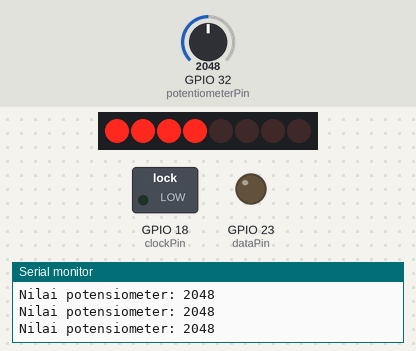
A sketch run on a simulated ESP32. Shown: 8 shift-register outputs drawn as a row of LEDs (first output left, lit = HIGH), switched loads named in the sketch (green lamp = pin HIGH), output pins drawn as LEDs (lit = HIGH), the last lines printed to the serial monitor. Wiring (inferred from the names in the program): shift register (74HC595): latch GPIO 5. Wiring (inferred from the signals the program sends): row of LEDs: on Q0, Q1, Q2, Q3, Q4, Q5, Q6, Q7. The test bench sets the inputs (shaded band); at power-on: GPIO 32 (potentiometerPin) = 2048 (analog values on the 0–4095 scale). Pins used as bus, display or sensor lines are not drawn.

Above: at 1.2 s.
1.3 s: GPIO 32 (potentiometerPin) set to 2866
At 1.6 s:
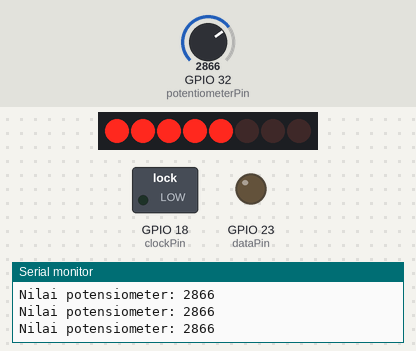
2.8 s: GPIO 32 (potentiometerPin) set to 3603
At 4.0 s:
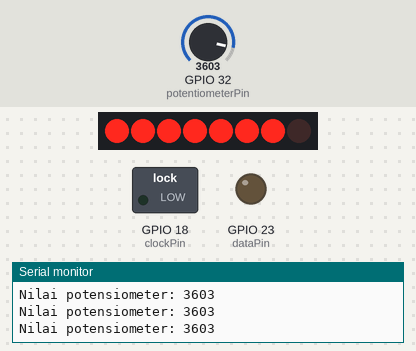
4.3 s: GPIO 32 (potentiometerPin) set to 4095
At 5.4 s:
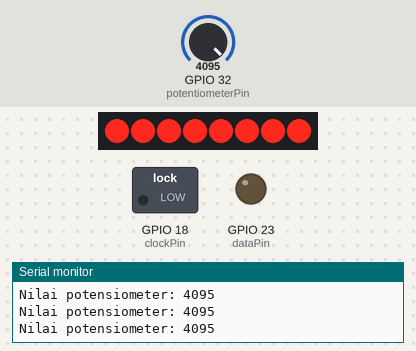
5.8 s: GPIO 32 (potentiometerPin) set to 2047
At 6.7 s:
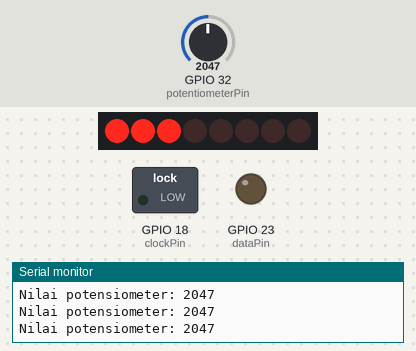
7.3 s: GPIO 32 (potentiometerPin) set to 1228
At 8.0 s:
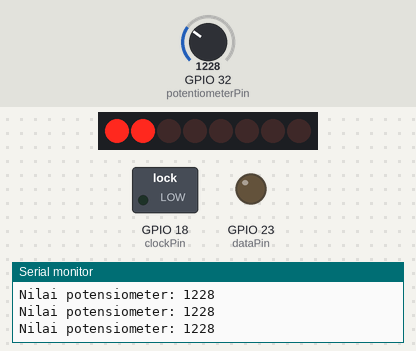
8.8 s: GPIO 32 (potentiometerPin) set to 491
At 9.3 s:
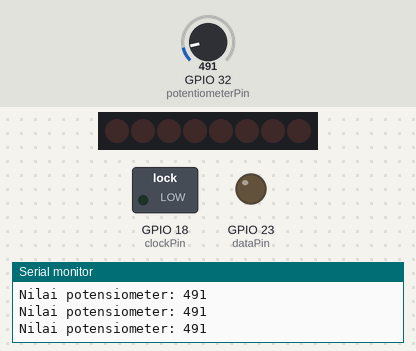
Timing chart, 0 to 11.3 s (numbered marks = the images above; inputs shaded):
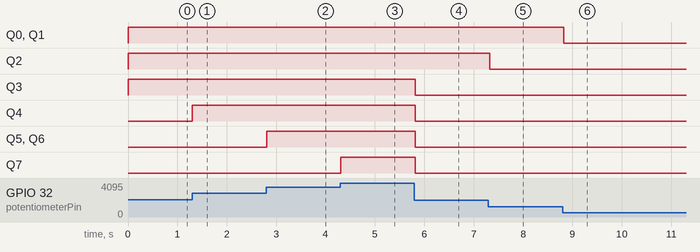

The sketch:

esp32_potensiometer_ic_tampilkan_serial.ino
```cpp
#include <SPI.h>

// Definisikan pin untuk koneksi dengan 74HC595
const int latchPin = 5;   // Pin RCLK (ST_CP)
const int clockPin = 18;  // Pin SRCLK (SH_CP)
const int dataPin = 23;   // Pin SER (DS)

// Definisikan pin untuk koneksi dengan potensiometer
const int potentiometerPin = 32;  // Pin ADC untuk membaca potensiometer

void setup() {
    // Inisialisasi Serial Monitor
  Serial.begin(9600);
  // Inisialisasi pin sebagai OUTPUT
  pinMode(latchPin, OUTPUT);
  pinMode(clockPin, OUTPUT);
  pinMode(dataPin, OUTPUT);

  // Setup SPI (Serial Peripheral Interface)
  SPI.begin();

  // Setel kecepatan baca ADC
  analogReadResolution(12);  // Resolusi bacaan ADC 12-bit
}

void loop() {
  // Baca nilai dari potensiometer
  int potValue = analogRead(potentiometerPin);


  // Tampilkan nilai potensiometer pada Serial Monitor
  Serial.print("Nilai potensiometer: ");
  Serial.println(potValue);
  // Map nilai dari potensiometer ke rentang 0-4095
  int ledCount = map(potValue, 0, 4095, 0, 8);

  // Menghidupkan LED sesuai dengan putaran potensiometer
  byte ledData = 0;
  for (int i = 0; i < ledCount; i++) {
    bitSet(ledData, i);
  }
  sendShiftRegisterData(ledData);

  delay(100);  // Delay untuk stabilisasi
}

// Fungsi untuk mengirimkan data ke 74HC595
void sendShiftRegisterData(byte data) {
  // Mengaktifkan register latch
  digitalWrite(latchPin, LOW);

  // Mengirimkan data secara serial menggunakan SPI
  SPI.transfer(data);

  // Menonaktifkan register latch, mengirimkan data ke output pin
  digitalWrite(latchPin, HIGH);
}
```

Measured:
- after the input at 1.3 s, Q4: LOW → HIGH at once
- after the input at 2.8 s, Q5, Q6: LOW → HIGH at once
- after the input at 4.3 s, Q7: LOW → HIGH at once
- after the input at 5.8 s, Q3–7: HIGH → LOW at once
- after the input at 7.3 s, Q2: HIGH → LOW at once
- after the input at 8.8 s, Q0, Q1: HIGH → LOW at once
